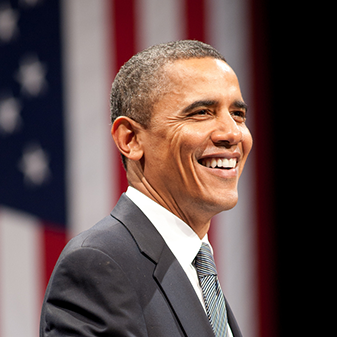
#> input picture images/obama.jpg, 337 x 337 px
$ jupyter execute face_detection.ipynb
#> lines starting #> are read from the running program, lines starting #| are printed output that depends on the picture
[cell 1]
import numpy as np
import cv2

face_classifier = cv2.CascadeClassifier("haarcascades/haarcascade_frontalface_default.xml")
eye_classifier = cv2.CascadeClassifier("haarcascades/haarcascade_eye.xml")

image = cv2.imread("images/obama.jpg")
#> image is the input picture: shape (337, 337, 3); mean B, G, R 76.1, 77.4, 96.7
gray = cv2.cvtColor(image,cv2.COLOR_BGR2GRAY)
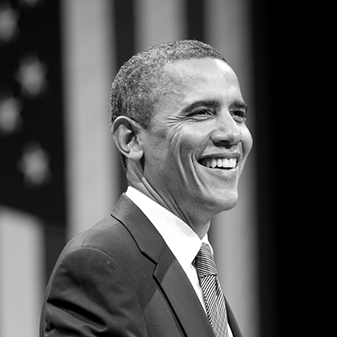
#> gray: shape (337, 337); min 0, max 255, mean 83

faces = face_classifier.detectMultiScale(gray,1.3,5)
#> faces = [[161, 66, 119, 119]]

if faces is ():
    print("No face detected")

for (x,y,w,h) in faces:
    cv2.rectangle(image,(x,y),(x+w,y+h),(127,0,255),2)
    cv2.imshow("image",image)
    cv2.waitKey(0)
    roi_gray = gray[y:y+h,x:x+w]
    roi_image = image[y:y+h,x:x+w]
    eye = eye_classifier.detectMultiScale(roi_gray)
    for (ex,ey,ew,eh) in eye:
        cv2.rectangle(roi_image,(ex,ey),(ex+ew,ey+eh),(255,255,0),2)
    cv2.imshow("img",image)
    cv2.waitKey(0)
#> this loop made 1 pass
#> pass 1, `cv2.imshow("image",image)`:
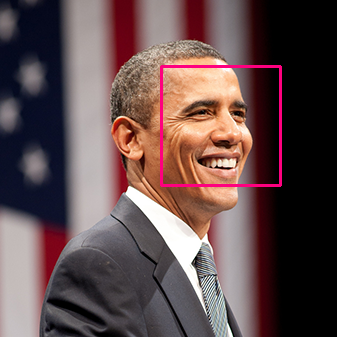
#> window 'image': shape (337, 337, 3); mean B, G, R 76.8, 76.3, 98.4
#> pass 1, `roi_gray = gray[y:y+h,x:x+w]`:
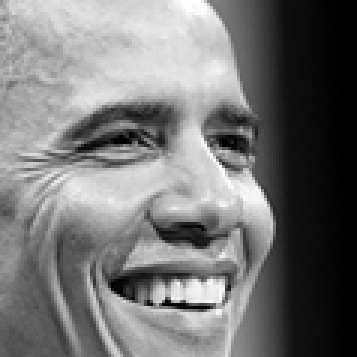
#> roi_gray: shape (119, 119) (shown 3 times larger); min 0, max 255, mean 117.4
#> pass 1, `roi_image = image[y:y+h,x:x+w]`:
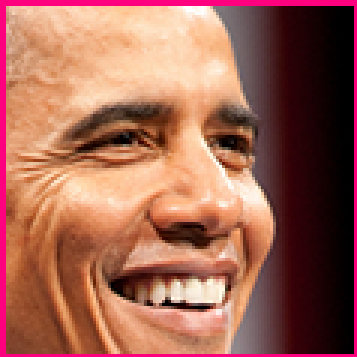
#> roi_image: shape (119, 119, 3) (shown 3 times larger); mean B, G, R 84.3, 100.2, 160.1
cv2.destroyAllWindows()

$ run again, with images/Trump.jpg copied over images/obama.jpg
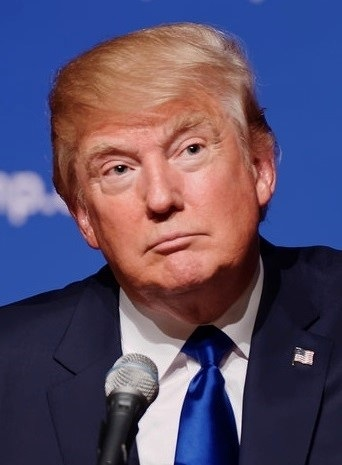
#> input picture images/Trump.jpg, 342 x 465 px
#> image is the input picture: shape (465, 342, 3); mean B, G, R 104.9, 77.8, 89.5
#> `gray = cv2.cvtColor(image,cv2.COLOR_BGR2GRAY)`:
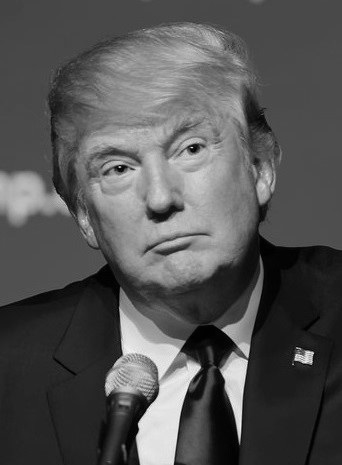
#> gray: shape (465, 342); min 0, max 252, mean 84.4
#> faces = [[53, 70, 215, 215]]
#> the loop `for (x,y,w,h) in faces:` made 1 pass
#> (x, y, w, h, eye) on pass 1: (53, 70, 215, 215, [[54, 86, 25, 25], [114, 57, 43, 43], [43, 72, 48, 48]])
#> after the loop `for (x,y,w,h) in faces:`:
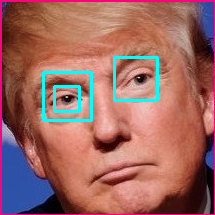
#> roi_image: shape (215, 215, 3); mean B, G, R 98.3, 103.6, 157.4
